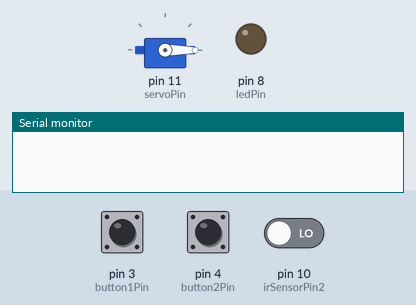
The sketch below on a simulated Arduino Nano, built with avr-gcc and run on an emulated ATmega328P. Parts: servo, output pins drawn as LEDs (lit = HIGH), the last lines printed to the serial monitor. The test bench sets the inputs (shaded band); at power-on: pin 3 (button1Pin) LOW, pin 4 (button2Pin) LOW, pin 10 (irSensorPin2) LOW.

Above: at 1.2 s.
1.3 s: pin 3 (button1Pin) pulled HIGH for 0.15 s
At 2.6 s:
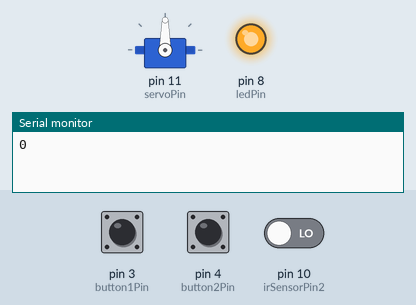
Timing chart, 0 to 4.3 s (numbered marks = the images above; inputs shaded):
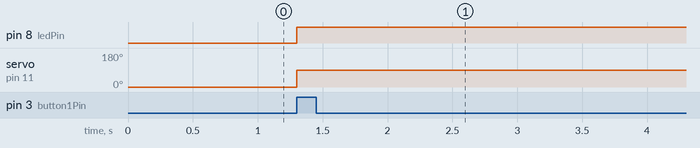

The sketch:

Door_openclose_nano-2.ino
```cpp
#include <Servo.h>

// Define pins
const int button1Pin = 3; // Button 1 pin
const int button2Pin = 4; // signal from PIN Nano
const int ledPin = 8;     // LED pin
const int irSensorPin1 =9 ; // IR sensor pin 1
const int irSensorPin2 =10 ; // IR sensor pin 2
const int servoPin = 11;   // Servo pin

// Create a Servo object
Servo myServo;

void setup() {
  // Initialize the button pins as input
  //pinMode(button1Pin, INPUT);
  Serial.begin(9600);
  pinMode(button2Pin, INPUT);

  // Initialize the LED pin as output
  pinMode(ledPin, OUTPUT);

  // Initialize the IR sensor pin as input
  pinMode(irSensorPin2, INPUT);

  // Attach the servo to the servo pin
  myServo.attach(servoPin);

  // Start the servo at 0 degrees
  myServo.write(0);
}

void loop() {
  // Read the state of the push buttons
  int button1State = digitalRead(button1Pin);
  int button2State = digitalRead(button2Pin);

  // If either button is pressed, move the servo to 90 degrees
  if (button2State == HIGH ||button1State== HIGH ) {
    myServo.write(90);
    digitalWrite(ledPin, HIGH); // Turn on the LED
    delay(1000); // Debounce delay to avoid multiple activations

    // Stay in this position as long as the IR sensor detects an obstacle
    while (digitalRead(irSensorPin2) == LOW|| digitalRead(irSensorPin1) == LOW ) {
      Serial.println(digitalRead(button2Pin));
      delay(2000); // Check every 2 seconds

    }

    // Once no obstacle is detected, wait for 1 second
    delay(1000);

    // Return the servo to 0 degrees
    myServo.write(0);
    delay(2000);
    digitalWrite(ledPin, LOW); // Turn off the LED
  }

  delay(100); // Small delay to avoid excessive processing
}
```

Measured:
- after the input at 1.3 s, pin 8 (ledPin): LOW → HIGH at once; servo on pin 11 (servoPin): 0° → 90° at once
